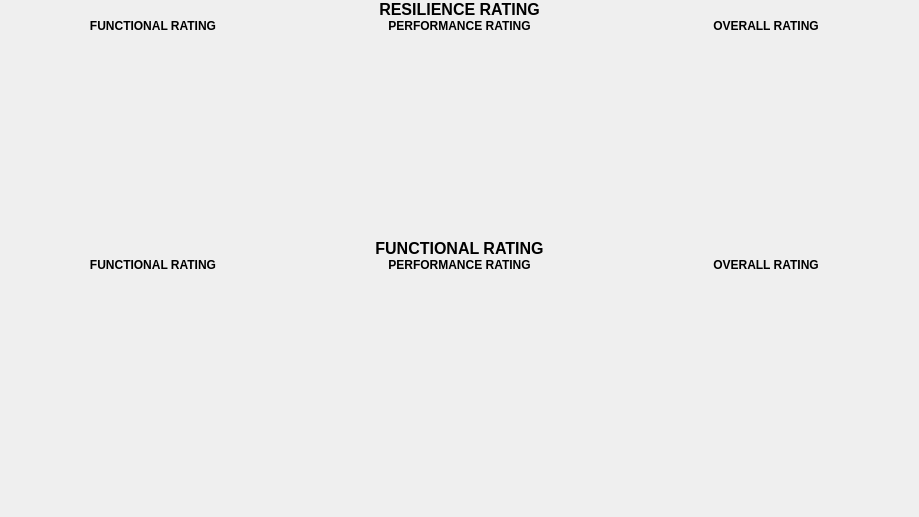
            <widget class="QWidget" name="scrollAreaWidgetContents">
             <property name="geometry">
              <rect>
               <x>0</x>
               <y>0</y>
               <width>919</width>
               <height>517</height>
              </rect>
             </property>
             <layout class="QVBoxLayout" name="verticalLayout_8">
              <property name="spacing">
               <number>0</number>
              </property>
              <property name="leftMargin">
               <number>0</number>
              </property>
              <property name="topMargin">
               <number>0</number>
              </property>
              <property name="rightMargin">
               <number>0</number>
              </property>
              <property name="bottomMargin">
               <number>0</number>
              </property>
              <item>
               <layout class="QVBoxLayout" name="_1Overall_VLayout">
                <property name="spacing">
                 <number>0</number>
                </property>
                <item>
                 <widget class="QLabel" name="Overall_Label">
                  <property name="text">
                   <string>&lt;!DOCTYPE HTML PUBLIC &quot;-//W3C//DTD HTML 4.0//EN&quot; &quot;http://www.w3.org/TR/REC-html40/strict.dtd&quot;&gt;
&lt;html&gt;&lt;head&gt;&lt;meta name=&quot;qrichtext&quot; content=&quot;1&quot; /&gt;&lt;meta charset=&quot;utf-8&quot; /&gt;&lt;style type=&quot;text/css&quot;&gt;
p, li { white-space: pre-wrap; }
hr { height: 1px; border-width: 0; }
li.unchecked::marker { content: &quot;\2610&quot;; }
li.checked::marker { content: &quot;\2612&quot;; }
&lt;/style&gt;&lt;/head&gt;&lt;body style=&quot; font-family:'Segoe UI'; font-size:9pt; font-weight:400; font-style:normal;&quot;&gt;
&lt;p align=&quot;center&quot; style=&quot; margin-top:12px; margin-bottom:12px; margin-left:0px; margin-right:0px; -qt-block-indent:0; text-indent:0px;&quot;&gt;&lt;span style=&quot; font-size:12pt; font-weight:700;&quot;&gt;RESILIENCE RATING&lt;/span&gt;&lt;/p&gt;&lt;/body&gt;&lt;/html&gt;</string>
                  </property>
                  <property name="alignment">
                   <set>Qt::AlignCenter</set>
                  </property>
                 </widget>
                </item>
                <item>
                 <layout class="QHBoxLayout" name="Overall_HLayout">
                  <item>
                   <layout class="QVBoxLayout" name="verticalLayout_15" stretch="0,1">
                    <property name="spacing">
                     <number>2</number>
                    </property>
                    <item>
                     <widget class="QLabel" name="label">
                      <property name="text">
                       <string>&lt;html&gt;&lt;head/&gt;&lt;body&gt;&lt;p align=&quot;center&quot;&gt;&lt;span style=&quot; font-weight:700;&quot;&gt;FUNCTIONAL RATING&lt;/span&gt;&lt;/p&gt;&lt;/body&gt;&lt;/html&gt;</string>
                      </property>
                      <property name="alignment">
                       <set>Qt::AlignCenter</set>
                      </property>
                     </widget>
                    </item>
                    <item>
                     <widget class="QWidget" name="widget" native="true"/>
                    </item>
                   </layout>
                  </item>
                  <item>
                   <layout class="QVBoxLayout" name="verticalLayout_16" stretch="0,1">
                    <property name="spacing">
                     <number>2</number>
                    </property>
                    <item>
                     <widget class="QLabel" name="label_3">
                      <property name="text">
                       <string>&lt;html&gt;&lt;head/&gt;&lt;body&gt;&lt;p align=&quot;center&quot;&gt;&lt;span style=&quot; font-weight:700;&quot;&gt;PERFORMANCE RATING&lt;/span&gt;&lt;/p&gt;&lt;/body&gt;&lt;/html&gt;</string>
                      </property>
                      <property name="alignment">
                       <set>Qt::AlignCenter</set>
                      </property>
                     </widget>
                    </item>
                    <item>
                     <widget class="QWidget" name="widget_2" native="true"/>
                    </item>
                   </layout>
                  </item>
                  <item>
                   <layout class="QVBoxLayout" name="verticalLayout_17" stretch="0,1">
                    <property name="spacing">
                     <number>2</number>
                    </property>
                    <item>
                     <widget class="QLabel" name="label_4">
                      <property name="text">
                       <string>&lt;html&gt;&lt;head/&gt;&lt;body&gt;&lt;p align=&quot;center&quot;&gt;&lt;span style=&quot; font-weight:700;&quot;&gt;OVERALL RATING&lt;/span&gt;&lt;/p&gt;&lt;/body&gt;&lt;/html&gt;</string>
                      </property>
                      <property name="alignment">
                       <set>Qt::AlignCenter</set>
                      </property>
                     </widget>
                    </item>
                    <item>
                     <widget class="QWidget" name="widget_3" native="true"/>
                    </item>
                   </layout>
                  </item>
                 </layout>
                </item>
               </layout>
              </item>
              <item>
               <layout class="QVBoxLayout" name="_2Functional_VLayout">
                <property name="spacing">
                 <number>0</number>
                </property>
                <item>
                 <widget class="QLabel" name="Overall_Label_2">
                  <property name="text">
                   <string>&lt;!DOCTYPE HTML PUBLIC &quot;-//W3C//DTD HTML 4.0//EN&quot; &quot;http://www.w3.org/TR/REC-html40/strict.dtd&quot;&gt;
&lt;html&gt;&lt;head&gt;&lt;meta name=&quot;qrichtext&quot; content=&quot;1&quot; /&gt;&lt;meta charset=&quot;utf-8&quot; /&gt;&lt;style type=&quot;text/css&quot;&gt;
p, li { white-space: pre-wrap; }
hr { height: 1px; border-width: 0; }
li.unchecked::marker { content: &quot;\2610&quot;; }
li.checked::marker { content: &quot;\2612&quot;; }
&lt;/style&gt;&lt;/head&gt;&lt;body style=&quot; font-family:'Segoe UI'; font-size:9pt; font-weight:400; font-style:normal;&quot;&gt;
&lt;p align=&quot;center&quot; style=&quot; margin-top:12px; margin-bottom:12px; margin-left:0px; margin-right:0px; -qt-block-indent:0; text-indent:0px;&quot;&gt;&lt;span style=&quot; font-size:12pt; font-weight:700;&quot;&gt;FUNCTIONAL RATING&lt;/span&gt;&lt;/p&gt;&lt;/body&gt;&lt;/html&gt;</string>
                  </property>
                  <property name="alignment">
                   <set>Qt::AlignCenter</set>
                  </property>
                 </widget>
                </item>
                <item>
                 <layout class="QHBoxLayout" name="Overall_HLayout_2">
                  <item>
                   <layout class="QVBoxLayout" name="verticalLayout_18" stretch="0,1">
                    <property name="spacing">
                     <number>2</number>
                    </property>
                    <item>
                     <widget class="QLabel" name="label_6">
                      <property name="text">
                       <string>&lt;html&gt;&lt;head/&gt;&lt;body&gt;&lt;p align=&quot;center&quot;&gt;&lt;span style=&quot; font-weight:700;&quot;&gt;FUNCTIONAL RATING&lt;/span&gt;&lt;/p&gt;&lt;/body&gt;&lt;/html&gt;</string>
                      </property>
                      <property name="alignment">
                       <set>Qt::AlignCenter</set>
                      </property>
                     </widget>
                    </item>
                    <item>
                     <widget class="QWidget" name="widget_4" native="true"/>
                    </item>
                   </layout>
                  </item>
                  <item>
                   <layout class="QVBoxLayout" name="verticalLayout_21" stretch="0,1">
                    <property name="spacing">
                     <number>2</number>
                    </property>
                    <item>
                     <widget class="QLabel" name="label_7">
                      <property name="text">
                       <string>&lt;html&gt;&lt;head/&gt;&lt;body&gt;&lt;p align=&quot;center&quot;&gt;&lt;span style=&quot; font-weight:700;&quot;&gt;PERFORMANCE RATING&lt;/span&gt;&lt;/p&gt;&lt;/body&gt;&lt;/html&gt;</string>
                      </property>
                      <property name="alignment">
                       <set>Qt::AlignCenter</set>
                      </property>
                     </widget>
                    </item>
                    <item>
                     <widget class="QWidget" name="widget_5" native="true"/>
                    </item>
                   </layout>
                  </item>
                  <item>
                   <layout class="QVBoxLayout" name="verticalLayout_22" stretch="0,1">
                    <property name="spacing">
                     <number>2</number>
                    </property>
                    <item>
                     <widget class="QLabel" name="label_8">
                      <property name="text">
                       <string>&lt;html&gt;&lt;head/&gt;&lt;body&gt;&lt;p align=&quot;center&quot;&gt;&lt;span style=&quot; font-weight:700;&quot;&gt;OVERALL RATING&lt;/span&gt;&lt;/p&gt;&lt;/body&gt;&lt;/html&gt;</string>
                      </property>
                      <property name="alignment">
                       <set>Qt::AlignCenter</set>
                      </property>
                     </widget>
                    </item>
                    <item>
                     <widget class="QWidget" name="widget_6" native="true"/>
                    </item>
                   </layout>
                  </item>
                 </layout>
                </item>
               </layout>
              </item>
              <item>
               <spacer name="verticalSpacer_10">
                <property name="orientation">
                 <enum>Qt::Vertical</enum>
                </property>
                <property name="sizeType">
                 <enum>QSizePolicy::Ignored</enum>
                </property>
                <property name="sizeHint" stdset="0">
                 <size>
                  <width>20</width>
                  <height>40</height>
                 </size>
                </property>
               </spacer>
              </item>
             </layout>
            </widget>
